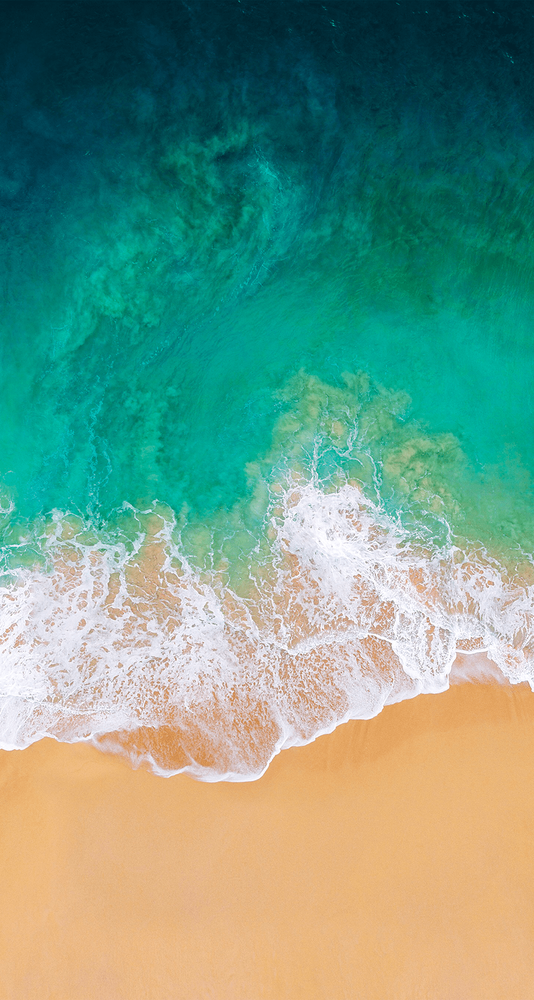
#> input picture lab-21/test01.png, 534 x 1000 px, shrunk from 872 x 1634 before the run
$ jupyter execute lab21.ipynb
#> lines starting #> are read from the running program, lines starting #| are printed output that depends on the picture
[cell 1]
import cv2 as cv
import numpy as np
from matplotlib import pyplot as plt

[cell 2]
img = cv.imread('test01.png')
#> img is the input picture: shape (1000, 534, 3); mean B, G, R 133.2, 153.5, 112.3
imgOriginal = img.copy()
imgOriginal = cv.cvtColor(imgOriginal,cv.COLOR_BGR2RGB)

[cell 3]
img.shape
Z = img.reshape((-1,3))
Z.shape
#> Out = (534000, 3)

[cell 4]
# convert to np.float32
print(Z.dtype)
#| uint8
Z = np.float32(Z)
print(Z.dtype)
#| float32

[cell 5]
# define criteria, number of clusters(K) and apply kmeans()
criteria = (cv.TERM_CRITERIA_EPS + cv.TERM_CRITERIA_MAX_ITER, 10, 1.0)
K = 2
LastK = 8

[cell 6]
res2Arr = [] #เก็บภาพผลลัพธ์
for i in range(K,LastK+1):
  ret,label,center=cv.kmeans(Z,i,None,criteria,10,cv.KMEANS_RANDOM_CENTERS)
  # Now convert back into uint8, and make original image
  center = np.uint8(center)
  res = center[label.flatten()]
  res2Arr.append(res.reshape((img.shape)))
#> this loop made 7 passes
#> ret on passes 3 to 7: 631486430.6, 395389587.1, 304326618.2, 238541665.5, 201589232.7
#> (ret, center) on passes 1 to 2: (1.99e+09, [[159, 191, 218], [107, 115, 5]]), (1.2e+09, [[73, 67, 0], [159, 191, 221], [135, 156, 14]])
#> after the loop, res2Arr = 7 items

plt.imshow(imgOriginal)
plt.title("Original Image")
plt.show()
for i in range (K,LastK+1):
  tempRGB = cv.cvtColor(res2Arr[i-K],cv.COLOR_BGR2RGB)
  plt.imshow(tempRGB)
  plt.title("K="+str(i))
  plt.xticks([]),plt.yticks([])
  plt.axis('off')
  plt.show()
#> this loop made 7 passes
#> pass 1, `tempRGB = cv.cvtColor(res2Arr[i-K],cv.COLOR_BGR2RGB)`:
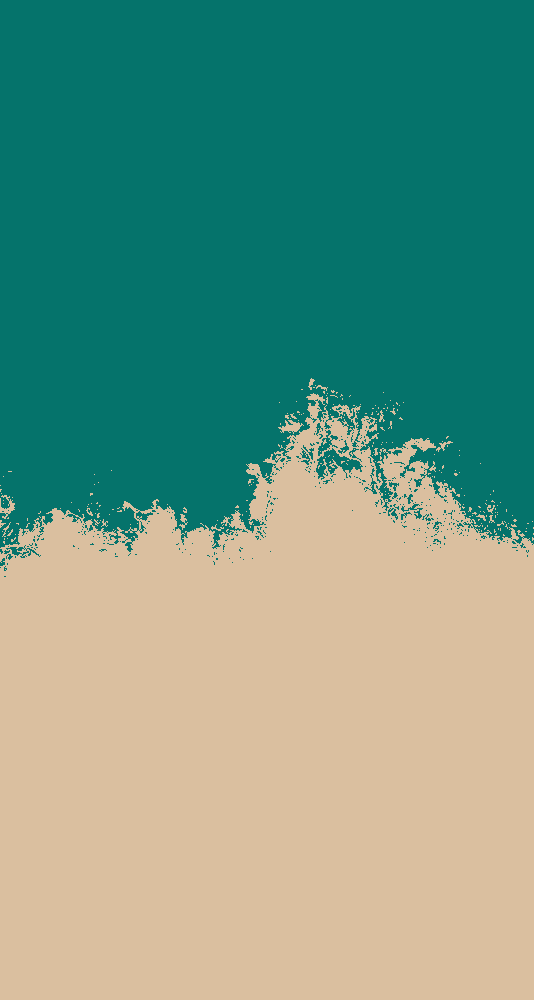
#> tempRGB: shape (1000, 534, 3); mean R, G, B 111.7, 153.1, 133
#> pass 2, `tempRGB = cv.cvtColor(res2Arr[i-K],cv.COLOR_BGR2RGB)`:
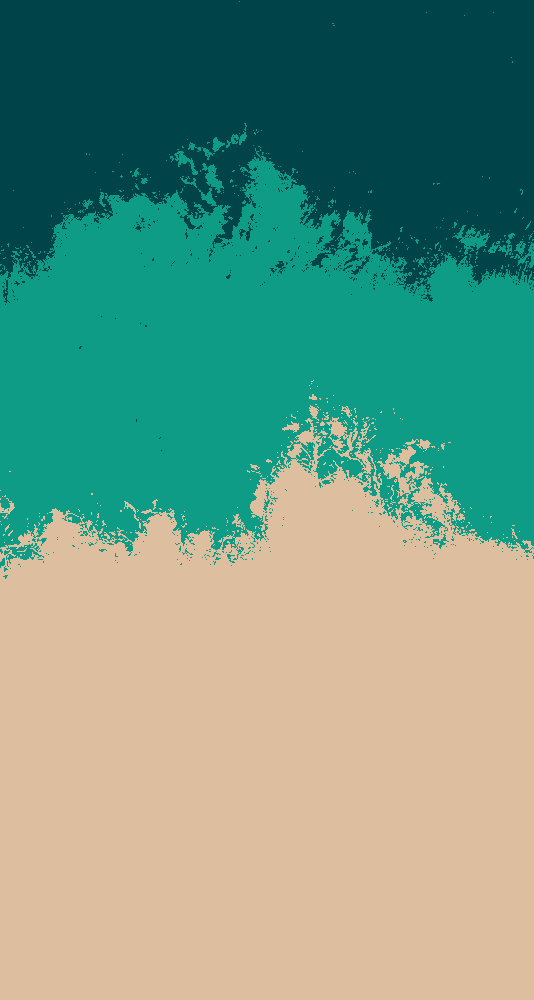
#> tempRGB: shape (1000, 534, 3); mean R, G, B 112, 152.8, 132.6
#> pass 3, `tempRGB = cv.cvtColor(res2Arr[i-K],cv.COLOR_BGR2RGB)`:
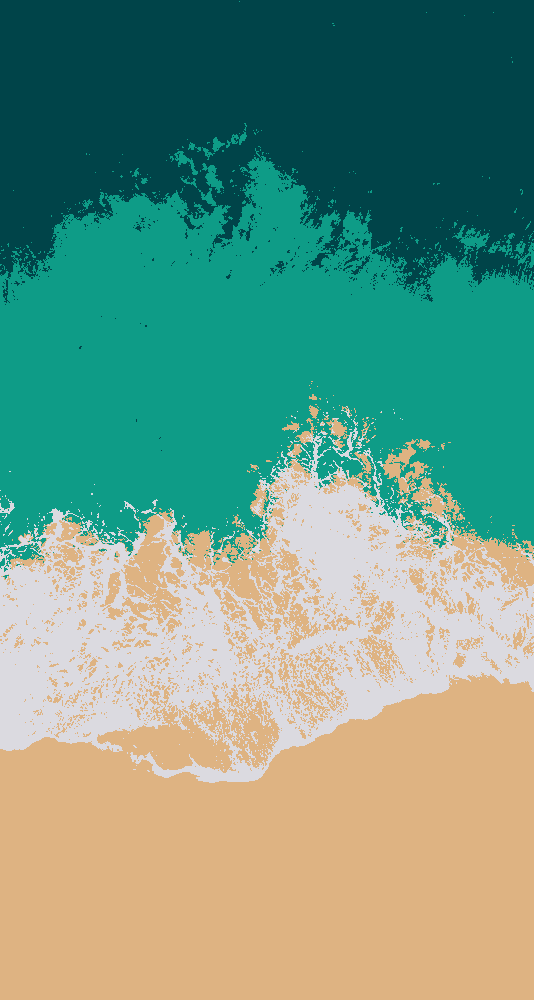
#> tempRGB: shape (1000, 534, 3); mean R, G, B 112, 153, 132.5
